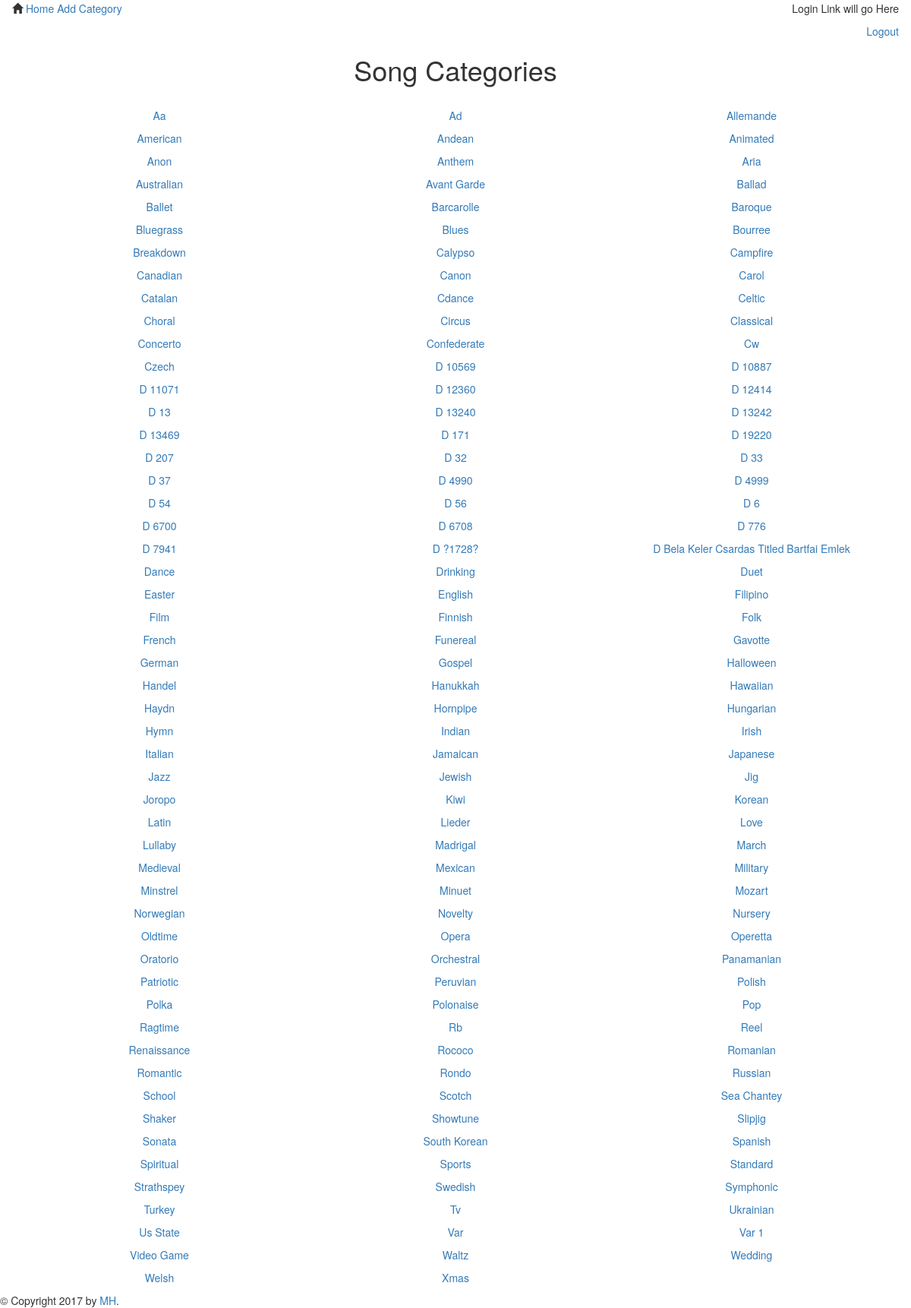
Before: /index/ with the older database file.
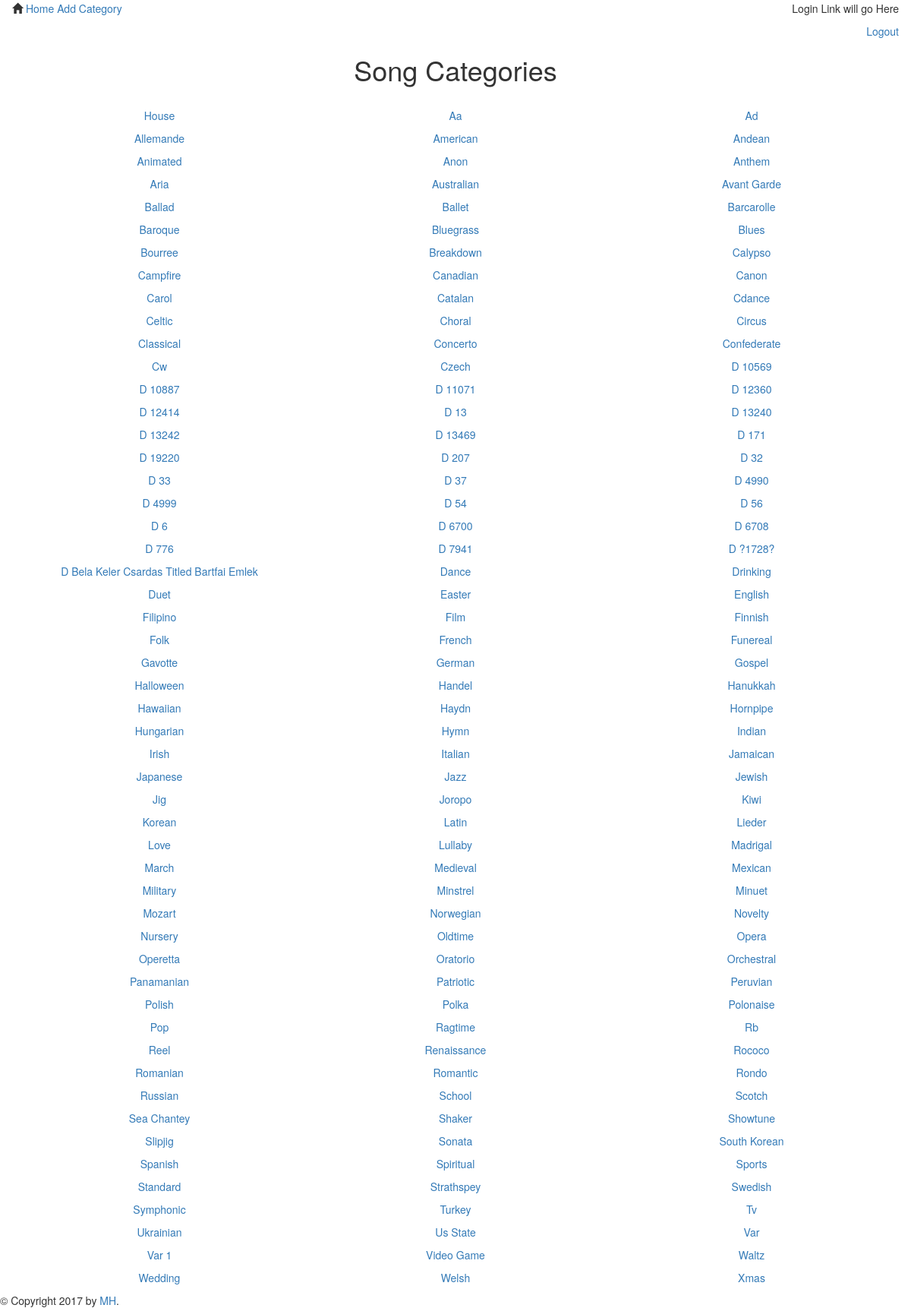
After: the same page with the newer database file.
### songsdb_setup.py (models this page shows)
class Tags(Base):
    __tablename__ = 'tags'
    id = Column(Integer, primary_key = True)
    tags = Column(String, nullable = False)
    song_id = Column(Integer, ForeignKey('allsongs.id'))
    song = relationship(Song)

### application.py (the view)
@app.route('/')
@app.route('/index/')
def showCategories():
    tags = session.query(Tags).group_by(Tags.tags).all()
    for i in tags:
        i.tags = i.tags.title()
    return render_template('index.html', categories = tags)

### templates/index.html
{% extends "main.html" %}
{% block content %}
    <div>
            <div>
                <h1 class='text-center'>Song Categories</h1><br>
            </div>
    <div class='col-lg-12'>
            {% for i in categories %}
        <div class='col-lg-4 text-center'>
            <span><p><a href= "{{url_for('showCategorySongs', category = i.tags) }}">{{i.tags}}</a></p></span>
        </div>
            {% endfor %}
    </div>
    </div>
{% endblock %}

### templates/main.html (shortened to what this page needs)
<!DOCTYPE html>
<html lang="en">
    <head>
        <link rel="stylesheet" href="//netdna.bootstrapcdn.com/bootstrap/3.1.1/css/bootstrap.min.css">
        <link rel=stylesheet type=text/css href="{{ url_for('static', filename='styles.css') }}">
    </head>
    <body>
        {% include "header.html" %}
        <div id="content">{% block content %}{% endblock %}</div>
        <div id="footer">
            {% block footer %}
            &copy; Copyright 2017 by <a href="http://domain.invalid/">MH</a>.
            {% endblock %}
        </div>
    </body>
</html>

### templates/header.html
<nav class="navbar">
    <div class="col-md-6">
            <span class="glyphicon glyphicon-home" aria-hidden="true"></span>
            <a href="{{url_for('showCategories') }}">Home</a>
            <a href="{{url_for('newCategory') }}">Add Category</a>
    </div>
    <div class="col-md-6 text-right">
                    <p>Login Link will go Here </p>
                    <a href = "">Logout</a>
    </div>
</nav>

Changed rows visible on the page:
added Tags: tags "House"
